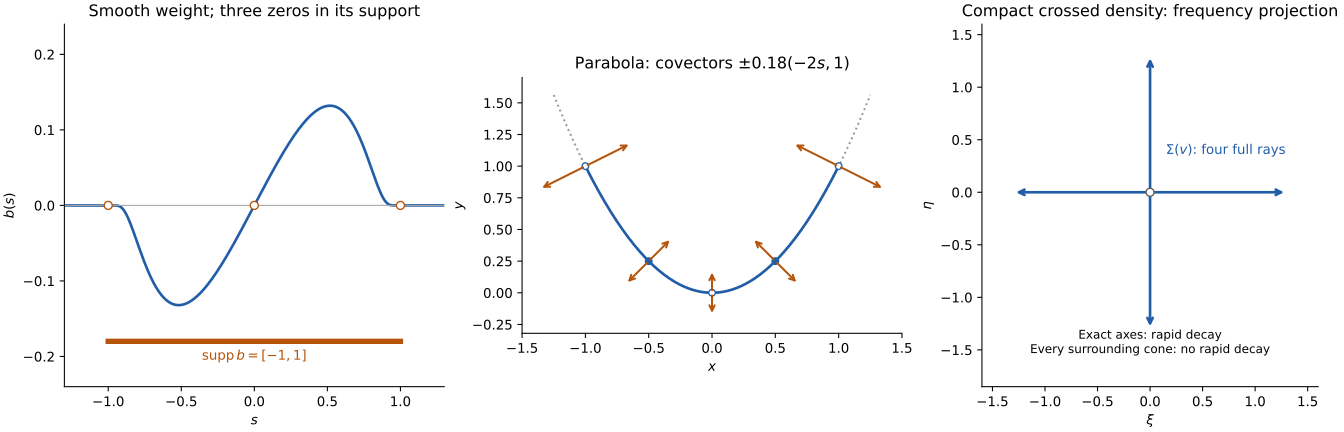

This figure's Python source:
from pathlib import Path
import numpy as np
import matplotlib
matplotlib.use('Agg')
import matplotlib.pyplot as plt
matplotlib.rcParams.update({'font.size':10,'svg.hashsalt':'AN01-weighted-conormal-v1','svg.fonttype':'none'})
out=Path(__file__).resolve().parent
s=np.linspace(-1.3,1.3,1301)
b=np.zeros_like(s);inside=np.abs(s)<1
b[inside]=s[inside]*np.exp(-1/(1-s[inside]**2))
fig,ax=plt.subplots(1,3,figsize=(14,4.5),layout='constrained')
ax[0].plot(s,b,color='#225ea8',lw=2)
ax[0].axhline(0,color='0.65',lw=.8)
ax[0].plot([-1,0,1],[0,0,0],'o',mfc='white',mec='#b45309',ms=6)
ax[0].plot([-1,1],[-.18,-.18],color='#b45309',lw=4)
ax[0].text(0,-.205,r'$\operatorname{supp}b=[-1,1]$',ha='center',color='#b45309')
ax[0].set(xlim=(-1.3,1.3),ylim=(-.24,.24),xlabel=r'$s$',ylabel=r'$b(s)$',title='Smooth weight; three zeros in its support')
q=np.linspace(-1.25,1.25,501);active=np.abs(q)<=1
ax[1].plot(q,q*q,':',color='0.6',lw=1.5)
ax[1].plot(q[active],q[active]**2,color='#225ea8',lw=2)
for t in [-1,-.5,0,.5,1]:
 for sign in [-1,1]:
  dx,dy=sign*.18*np.array([-2*t,1.])
  ax[1].annotate('',xy=(t+dx,t*t+dy),xytext=(t,t*t),arrowprops=dict(arrowstyle='->',color='#b45309',lw=1.5))
 ax[1].plot(t,t*t,'o',mfc='white' if t in [-1,0,1] else '#225ea8',mec='#225ea8',ms=5)
ax[1].set(xlim=(-1.5,1.5),ylim=(-.32,1.7),xlabel=r'$x$',ylabel=r'$y$',title=r'Parabola: covectors $\pm0.18(-2s,1)$')
ax[1].set_aspect('equal',adjustable='box')
for end in [(1.3,0),(-1.3,0),(0,1.3),(0,-1.3)]:
 ax[2].annotate('',xy=end,xytext=(0,0),arrowprops=dict(arrowstyle='->',color='#225ea8',lw=2))
ax[2].plot(0,0,'o',mfc='white',mec='0.35',ms=6,zorder=5)
ax[2].text(.15,.36,r'$\Sigma(v)$: four full rays',color='#225ea8')
ax[2].text(0,-1.53,'Exact axes: rapid decay\nEvery surrounding cone: no rapid decay',ha='center',fontsize=9)
ax[2].set(xlim=(-1.6,1.6),ylim=(-1.85,1.6),xlabel=r'$\xi$',ylabel=r'$\eta$',title='Compact crossed density: frequency projection')
ax[2].set_aspect('equal',adjustable='box')
for a in ax:a.spines[['top','right']].set_visible(False)
fig.savefig(out/'weighted-conormal-directions.png',dpi=170)
fig.savefig(out/'weighted-conormal-directions.svg',metadata={'Date':None})
plt.close(fig)
p=out/'weighted-conormal-directions.svg'
p.write_text('\n'.join(line.rstrip() for line in p.read_text(encoding='utf-8').splitlines())+'\n',encoding='utf-8')
